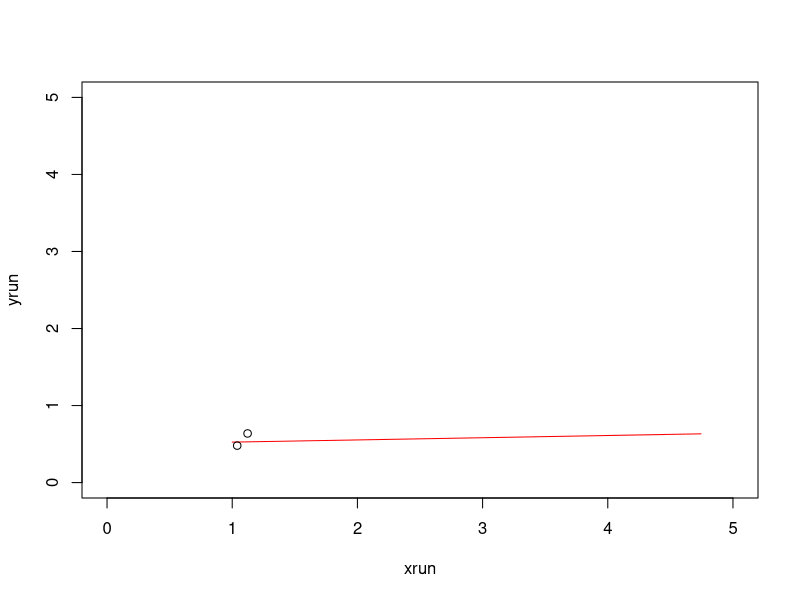

Write the R code that produced this figure.
rm(list = ls(all = TRUE))

# creating the runner's trajectory
t = 0.4
T = 0.4

xmin = c(0,0)
xmax = c(5,5)
tvec = seq(from = 0, to = T, by = t)
xrun = seq(from = 1, to = xmax[1], by = 0.001)
# yrun = 5*log(xrun) 
yrun = abs(rnorm(n = length(xrun), mean = 0, sd = 2) + xrun*xrun/500 + xrun/20 + 1)
xrun = xrun[seq(from = 1, to = length(xrun), length.out = T/t + 1)]
yrun = yrun[seq(from = 1, to = length(yrun), length.out = T/t + 1)]

xrun[2] = rnorm(n = 1, mean = xrun[1], sd = 2)
# Basketbal court's dimension
xaxis = c(0,xmax[1])
yaxis = c(0,xmax[2])
# plot(xrun, yrun, xaxis, yaxis, type = "o", col = "red")
plot(xrun, yrun, xaxis, yaxis, type = "l", col = "red")
# lines(xrun, yrun, type = "l", col = "blue")
runner = list(tvec, xrun, yrun)

# setting the parameters for the pursuit model
speed <- function(t)
{
  # sval = 1 + 2*t
  # sval = -1 + 2*t + rnorm(n = length(t))
  sval = 1.2 # + rnorm(n = length(t))
  return(sval)
}

f1 <- function(x, y, xr, yr, t)
{
  numerator = speed(t) * (xr - x)
  denominator = sqrt((xr - x)^2 + (yr - y)^2)
  return(numerator/denominator)
}

f2 <- function(x, y, xr, yr, t)
{
  numerator = speed(t) * (yr - y)
  denominator = sqrt((xr - x)^2 + (yr - y)^2)
  return(numerator/denominator)
}

g1 <- function(x, y, t)
{
  nu1 = 0.5
  # nu1 = rnorm(n = 1, mean = 0.5, sd = 1)
  return(nu1)
}

g2 <- function(x, y, t)
{
  nu2 = 0.5
  #nu2 = rnorm(n = 1, mean = 0.5, sd = 1)
  return(nu2)
}

# simulating the pursuit model
h = 0.0001


nsteps = ceiling(T/h)   # 250000
nsaves = ceiling(T/t)   # 25
hilt = ceiling(t/h)		# 1000
stopifnot((nsteps == (nsaves*hilt)))

h12 = sqrt(h)

# xchase = matrix(0, nrow = ntrials, ncol = (nsaves + 1))
# xchase[,1] = rnorm(n = ntrials, mean = xrun[1], sd = sqrt(h)) 
# ychase = matrix(0, nrow = ntrials, ncol = (nsaves + 1))
# ychase[,1] = rnorm(n = ntrials, mean = yrun[1], sd = sqrt(h)) 

xchase <- vector(length = nsaves + 1)
ychase <- vector(length = nsaves + 1)
# xchase[1] = rnorm(n = 1, mean = xrun[1], sd = sqrt(h)) 
# ychase[1] = rnorm(n = 1, mean = yrun[1], sd = sqrt(h))

xchase[1] = abs(rnorm(n = 1, mean = xrun[1], sd = 1)) 
ychase[1] = abs(rnorm(n = 1, mean = yrun[1], sd = 1))

for (i in c(1:nsaves))
{
    # print loop counter
    print(i)
    flush.console()

    xc = xchase[i]
    yc = ychase[i]
    t = tvec[i]
    xr = xrun[i]
    yr = yrun[i]
    
    for (j in c(1:hilt))
    {
        xc = xc + (f1(xc, yc, xr, yr, t))*(h) + (h12)*(g1(xc, yc, t))*(rnorm(n = 1))      
        yc = yc + (f2(xc, yc, xr, yr, t))*(h) + (h12)*(g2(xc, yc, t))*(rnorm(n = 1))
    }

    xchase[i+1] = xc
    ychase[i+1] = yc
}
# xchase[1] = rnorm(n = 1, mean = xrun[1], sd = sqrt(h)) 
# ychase[1] = rnorm(n = 1, mean = yrun[1], sd = sqrt(h))
lines(xchase, ychase, type = "b", col = "black")
chaser = list(tvec, xchase, ychase)
save(runner, chaser, file = 'fakedata4.RData')
